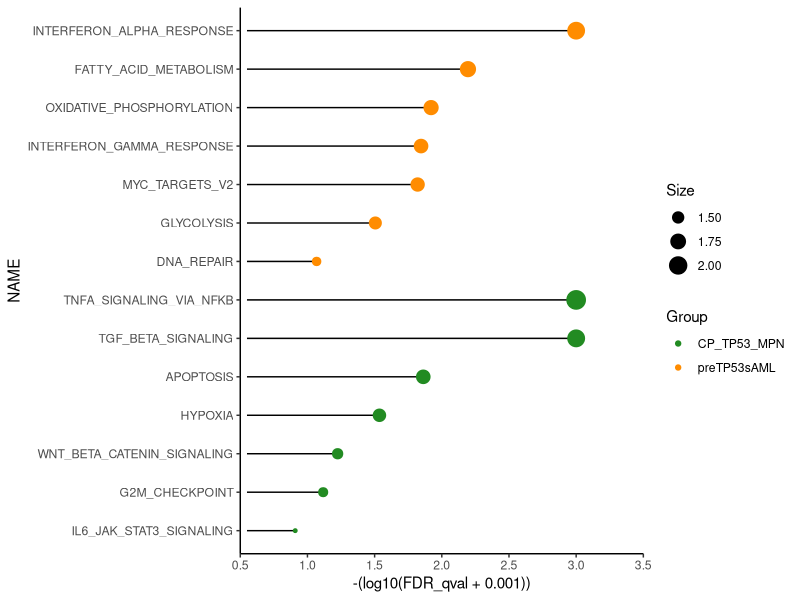
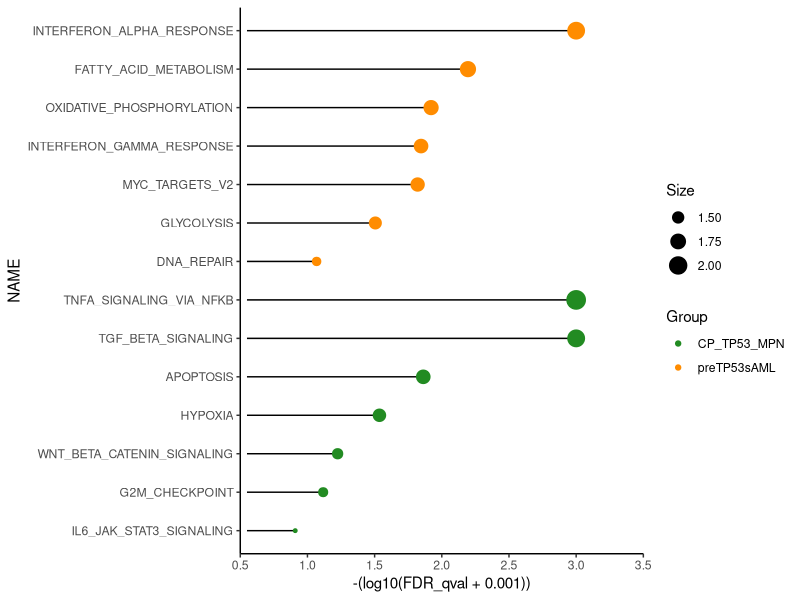

Write the R code that produced these figures, in order.
##################################
#source("/Users/ameira/OneDrive - Nexus365/TARGETseq_functions.R")
##################################
# GSEA plotting
##################################
library(ggplot2)
#####################################

# Read GSEA results
preTP53sAML_vs_CP_TP53_MPN_p53HET_GSEA<-read.table(file="Figure4c_GSEA_Hallmarks.txt",sep="\t",header = T)
preTP53sAML_vs_CP_TP53_MPN_p53HET_GSEA$NAME<-gsub("HALLMARK_","",preTP53sAML_vs_CP_TP53_MPN_p53HET_GSEA$NAME)
rownames(preTP53sAML_vs_CP_TP53_MPN_p53HET_GSEA)<-preTP53sAML_vs_CP_TP53_MPN_p53HET_GSEA$NAME
preTP53sAML_vs_CP_TP53_MPN_p53HET_GSEA$Group<-"CP_TP53_MPN"
preTP53sAML_vs_CP_TP53_MPN_p53HET_GSEA$Group[preTP53sAML_vs_CP_TP53_MPN_p53HET_GSEA$NES>0]<-"preTP53sAML"
preTP53sAML_vs_CP_TP53_MPN_p53HET_GSEA$Size<-as.numeric(abs(preTP53sAML_vs_CP_TP53_MPN_p53HET_GSEA$NES))
preTP53sAML_vs_CP_TP53_MPN_p53HET_GSEA$Order<-length(preTP53sAML_vs_CP_TP53_MPN_p53HET_GSEA$NES):1

#Re-order for plotting
preTP53sAML_vs_CP_TP53_MPN_p53HET_GSEA$NAME <- factor(preTP53sAML_vs_CP_TP53_MPN_p53HET_GSEA$NAME, levels = preTP53sAML_vs_CP_TP53_MPN_p53HET_GSEA$NAME[order(preTP53sAML_vs_CP_TP53_MPN_p53HET_GSEA$Order)])

#####################################
ggplot(preTP53sAML_vs_CP_TP53_MPN_p53HET_GSEA,aes(x=-(log10(FDR_qval+0.001)),y=NAME,colour=Group))+
  theme_classic()+
  geom_segment(aes(x=0.55, xend=-(log10(FDR_qval+0.001)), y=NAME, yend=NAME), colour="black",size=0.5)+
  geom_point(aes(size=Size))+
  scale_color_manual(values=c("forestgreen","darkorange"))+
  scale_x_continuous(limits = c(0.5,3.5), expand = c(0, 0))

ggsave(filename="Figure4c_GSEA.png",width = 6,height = 4)
  